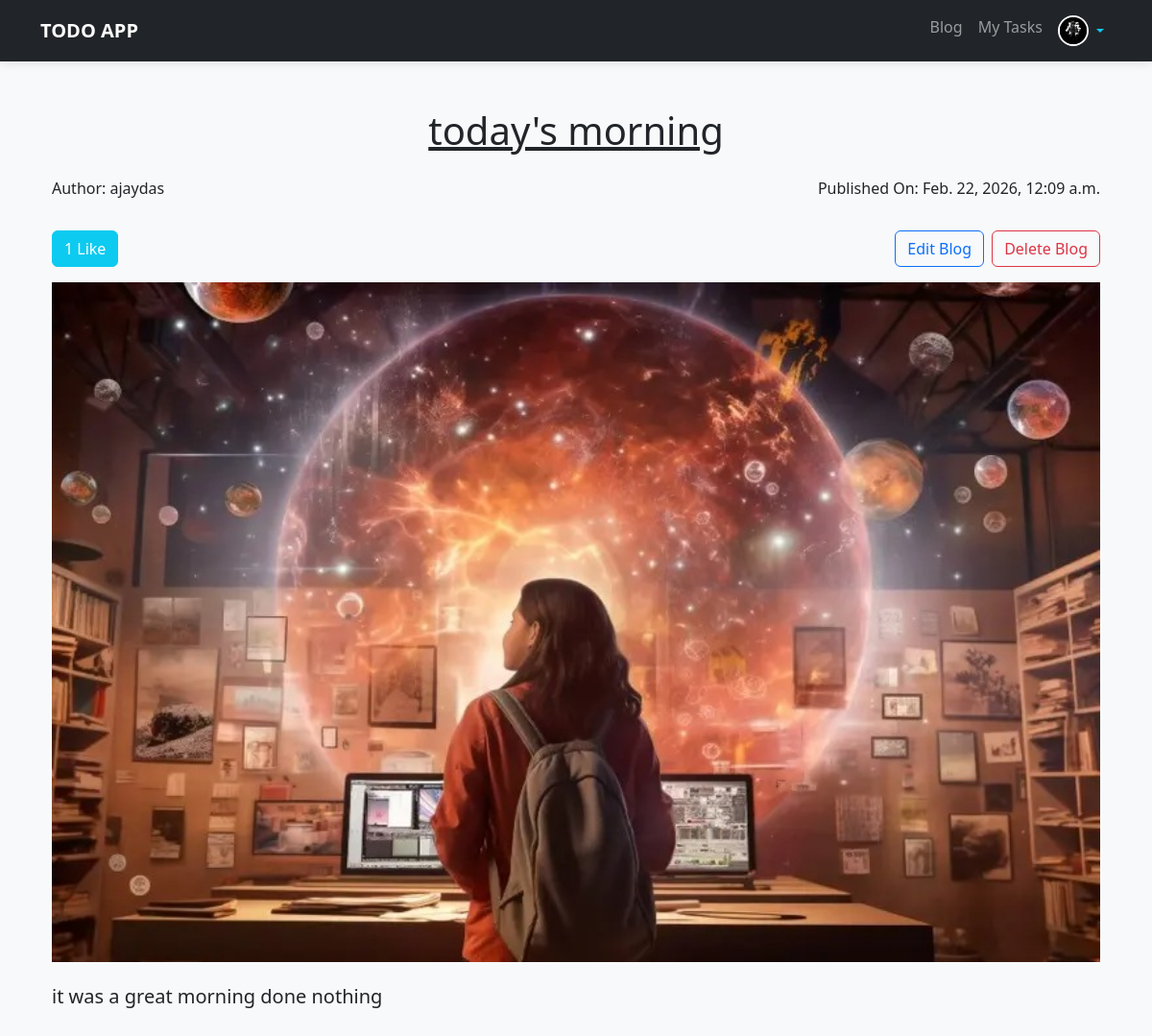
Page /blog/8 (signed in) on the committed database.
### blog/models.py (models this page shows, shortened)
class Profile(models.Model):
    user = models.OneToOneField(User, on_delete=models.CASCADE)
    profile_pic = models.ImageField(upload_to="images/")
    phone = models.PositiveBigIntegerField()

class Blog(models.Model):
    title = models.CharField(max_length=15)
    content = models.TextField(help_text="Enter the Blog Content")
    image = models.ImageField(upload_to="images/blog", null=True,blank=True,default=None)
    status = models.CharField(max_length=2, choices=BLOG_STATUS)
    user = models.ForeignKey(User, on_delete=models.CASCADE)
    created_at = models.DateTimeField(auto_now_add=True)
    updated_at = models.DateTimeField(auto_now=True)
    likes = models.ManyToManyField(User,related_name="blog_likes")
    class Meta:
        ordering = ['-updated_at', '-created_at']
    def num_of_likes(self):
        return self.likes.count()

### blog/views.py (the view)
# urls.py: path("<int:pk>", views.viewBlog, name="blog.show"),
def viewBlog(request: HttpRequest, pk):
    blog = get_object_or_404(Blog, pk=pk, status="A")
    return render(request, "blog/blog.show.html", {"blog": blog})

### blog/templates/blog/blog.show.html (shortened to what this page needs)
{% extends "base.html" %}
{% load static %}
{% block mainContent %}
    <section class="container py-3 vstack gap-3">
        <h1 class="text-center text-decoration-underline">{{ blog.title }}</h1>
        <div class="row d-flex justify-content-between">
            <p class="col-auto">Author: {{ blog.user.username }}</p>
            <p class="col-auto">Published On: {{ blog.created_at }}</p>
        </div>
        <div class="d-flex justify-content-between align-items-center">
            <a type="button" class="btn btn-info text-white"
               href="{% url 'blog:blog.like' blog.id %}">{{ blog.num_of_likes }} Like{{ blog.num_of_likes|pluralize }}</a>
            {% if blog.user == request.user %}
                <div class="d-flex gap-2">
                    <a href="{% url 'blog:blog.edit' blog.id %}" class="btn btn-outline-primary">Edit Blog</a>
                    <a href="{% url 'blog:blog.delete' blog.id %}" class="btn btn-outline-danger" onclick="return confirm('Are you sure you want to delete this blog?')">Delete Blog</a>
                </div>
            {% endif %}
        </div>
        {% if blog.image %}
            <img src="{{ blog.image.url }}" alt="{{ blog.title }}" class="img-fluid">
        {% else %}
            <img src="{% static 'images/default_image.png' %}" alt="{{ blog.title }}" class="img-fluid">
        {% endif %}
        <p class="lh-lg h5" style="text-align: justify">{{ blog.content }}</p>
    </section>
{% endblock mainContent %}

### templates/base.html (shortened to what this page needs)
{% load static %}
<!DOCTYPE html>
<html lang="en">
<head>
    <link rel="stylesheet" href="{% static 'bootstrap5/css/bootstrap.min.css' %}">
</head>
<body>
    <nav class="navbar navbar-expand-lg navbar-dark bg-dark">
        <div class="container">
            <a class="navbar-brand fw-bold" href="/">TODO APP</a>
            <div class="collapse navbar-collapse justify-content-end">
                <ul class="navbar-nav">
                    <li class="nav-item">
                        <a class="nav-link" href="{% url 'blog:blog.index' %}">Blog</a>
                    </li>
                    {% if request.user.is_authenticated %}
                    <li class="nav-item">
                        <a class="nav-link" href="{% url 'todos:todos.index' %}">My Tasks</a>
                    </li>
                    <li class="nav-item dropdown">
                        <a class="nav-link dropdown-toggle text-info d-flex align-items-center" href="#"
                            id="userDropdown" role="button" data-bs-toggle="dropdown">
                            {% if user.profile.profile_pic %}
                            <img src="{{ user.profile.profile_pic.url }}" alt="{{ user.username }}"
                                class="rounded-circle me-1"
                                style="width: 32px; height: 32px; object-fit: cover; border: 2px solid white;">
                            {% else %}
                            <div class="rounded-circle bg-secondary text-white d-flex justify-content-center align-items-center me-1"
                                style="width: 32px; height: 32px; font-size: 1rem; border: 2px solid white;">
                                {{ user.username|make_list|first|upper }}
                            </div>
                            {% endif %}
                        </a>
                    </li>
                    {% else %}
                    <li class="nav-item">
                        <a class="nav-link" href="{% url 'authentication:login' %}">Login</a>
                    </li>
                    {% endif %}
                </ul>
            </div>
        </div>
    </nav>
    <main class="container main-container">
        {% block mainContent %}{% endblock %}
    </main>
</body>
</html>

### templates/base.html (style rules this page uses)
body { background-color: #f8f9fa; min-height: 100vh; }
.navbar { box-shadow: 0 2px 10px rgba(0, 0, 0, 0.1); }
.main-container { padding-top: 2rem; padding-bottom: 5rem; }

### rows in the picture
Blog: title "today's morning", user.username "ajaydas", created_at "Feb. 22, 2026, 12:09 a.m.", num_of_likes "1", image (picture), content "it was a great morning done nothing"
